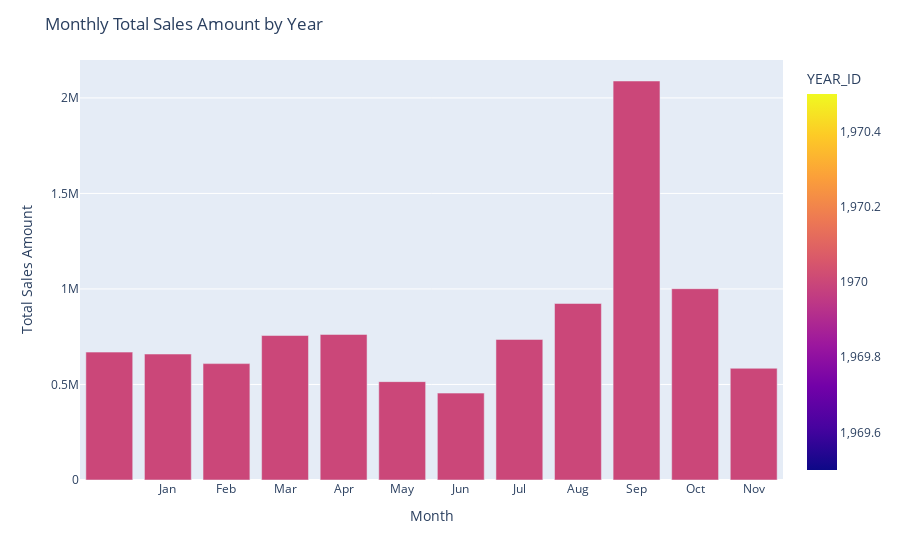

This figure's notebook cell:
### Code cell
## part 14 : 

#  Comparing Trends
# Extract the year and month from the index
newdf2['YEAR_ID'] = pd.DatetimeIndex(newdf2.index).year
newdf2['MONTH'] = pd.DatetimeIndex(newdf2.index).month

# Group the data by year and month, and calculate the total sales
monthly_sales = newdf2.groupby(['YEAR_ID', 'Month'])['SALES'].sum().reset_index()

# Create a grouped bar plot
fig = px.bar(monthly_sales, x='Month', y='SALES', color='YEAR_ID', barmode='group')

# Customize the plot
fig.update_layout(
    title='Monthly Total Sales Amount by Year',
    xaxis=dict(
        title='Month',
        tickmode='array',
        tickvals=list(range(1, 13)),
        ticktext=['Jan', 'Feb', 'Mar', 'Apr', 'May', 'Jun', 'Jul', 'Aug', 'Sep', 'Oct', 'Nov', 'Dec']
    ),
    yaxis=dict(title='Total Sales Amount'),
)

# Show the plot
fig.show()

### Figure 1 — Plotly figure (JSON) as saved in the notebook; plotly's stock layout.template omitted (floating-point values rounded to 4 significant figures)
{"data": [{"alignmentgroup": "True", "hovertemplate": "Month=%{x}<br>SALES=%{y}<br>YEAR_ID=%{marker.color}<extra></extra>", "legendgroup": "", "marker": {"color": [1970, 1970, 1970, 1970, 1970, 1970, 1970, 1970, 1970, 1970, 1970, 1970], "coloraxis": "coloraxis", "pattern": {"shape": ""}}, "name": "", "offsetgroup": "", "orientation": "v", "showlegend": false, "textposition": "auto", "type": "bar", "x": ["April", "August", "December", "February", "January", "July", "June", "March", "May", "November", "October", "September"], "xaxis": "x", "y": [669400.0, 659300.0, 609200.0, 756200.0, 762000.0, 514900.0, 454800.0, 735800.0, 924000.0, 2089000.0, 1001000.0, 584700.0], "yaxis": "y"}], "layout": {"barmode": "group", "coloraxis": {"colorbar": {"title": {"text": "YEAR_ID"}}, "colorscale": [[0, "#0d0887"], [0.1111, "#46039f"], [0.2222, "#7201a8"], [0.3333, "#9c179e"], [0.4444, "#bd3786"], [0.5556, "#d8576b"], [0.6667, "#ed7953"], [0.7778, "#fb9f3a"], [0.8889, "#fdca26"], [1, "#f0f921"]]}, "legend": {"tracegroupgap": 0}, "margin": {"t": 60}, "title": {"text": "Monthly Total Sales Amount by Year"}, "xaxis": {"anchor": "y", "domain": [0, 1], "tickmode": "array", "ticktext": ["Jan", "Feb", "Mar", "Apr", "May", "Jun", "Jul", "Aug", "Sep", "Oct", "Nov", "Dec"], "tickvals": [1, 2, 3, 4, 5, 6, 7, 8, 9, 10, 11, 12], "title": {"text": "Month"}}, "yaxis": {"anchor": "x", "domain": [0, 1], "title": {"text": "Total Sales Amount"}}}}
